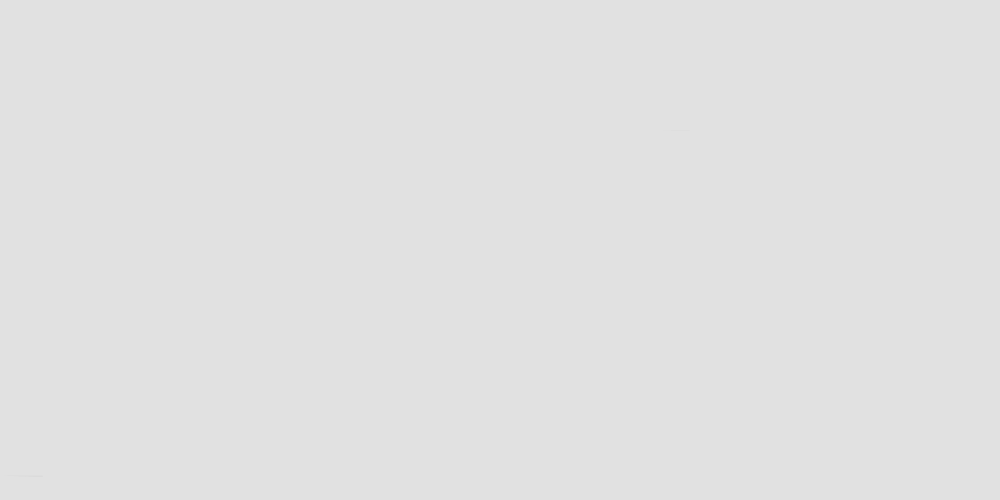
Frame 1 (no input)
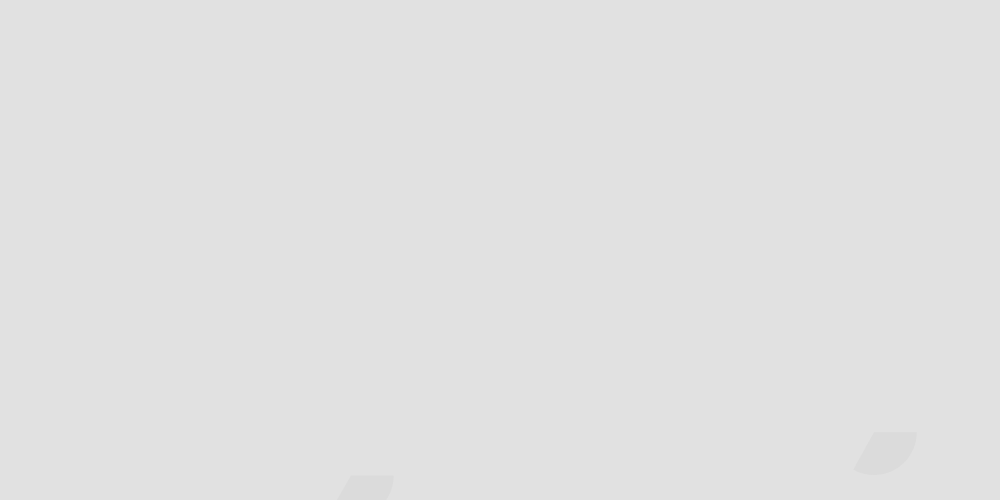
Frame 60 (the mouse pressed at the canvas centre just before this capture)
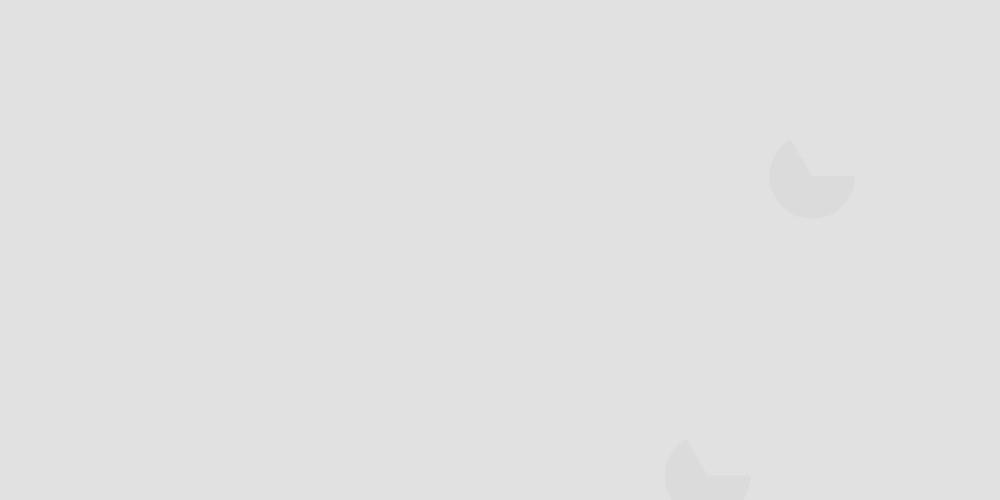
Frame 120 (the mouse held since frame 60 and released just before this capture)

The Processing sketch that drew these frames (run headless with seeded random() and noise(); from frame 60 on, the mouse is pressed at the canvas centre):

// Processing sketch: processing_72039
// ── processing_72039.pde

// Dan Sztanga
// dsztanga@gmail.com
// (C) 2012 Dan Sztanga. All rights reserved.
// HW_6 Scroll and Bounce

//  Controls
//  Hit Any Key to Reset Montion


//Variables and Arrays
color col;

float x, y ,wd, ht;
float xdelta, ydelta;

float x2, y2;
float xdelta2;

float theta, angdelta;

float[] pastwd = new float[1];
float[] pastht = new float[1];
color[] pastcol = new color[1];


//Setup
void setup(){
  smooth();
  size(1000, 500);
  background(225);
  noStroke();
  
  x = random(width);
  y = random(height);
  x2 = 0;
  y2 = random(0, height);
  wd = random(50, 200);
  ht = wd;
  col = color(random(225), 50);
  
  angdelta = 1;
  xdelta = random(1, 10);
  ydelta = random(1, 10);
  xdelta2 = random(1, 10);
}

//"Table of Contents"
void draw(){
  background(225); 
  pastEllipse(x, y);
  pastEllipse(x2, y2);
  spin(x, y, wd, ht);
  spin(x2, y2, wd, ht);
  bounceSpin();
  scrollSpin();
}

//Draws Arc
void spin(float xs, float ys, float wds, float hts){
  theta = theta + angdelta;
  if(theta <= 359) {
  fill(col);
  arc(xs ,ys, wds, hts, radians(0), radians(theta));
  }
  else if(theta >= 360){
    pastwd = append(pastwd, wd);
    pastht = append(pastht, ht);
    pastcol = append(pastcol, col);    
    theta = 0;
    col = color(random(225), 50);
    wd = random(50, 200);
    ht = wd;
  }
}
 //Draws Past Ellipses
void pastEllipse(float xs, float ys){
  for(int i = 0; i < pastwd.length; i++){
    fill(pastcol[i]);
    ellipse(xs, ys, pastwd[i], pastht[i]);
  }
}

//Bounces Arcs and Past Ellipses
void bounceSpin(){
  x = x + xdelta;
  if(x + wd * .5 >= width){
   xdelta = -xdelta; 
  }
  else if(x - wd * .5 <= 0){
    xdelta = -xdelta;
  }
  y = y + ydelta;
  if(y + ht * .5 >= height){
   ydelta = -ydelta; 
  }
  else if(y - ht * .5 <= 0){
    ydelta = -ydelta;
  }
}

void scrollSpin(){
  x2 = x2 + xdelta2;
  if(x2 > width + wd * .5){
   x2 = -wd * .5;
   y2 = random(height);
  }
}

void keyPressed(){
  x = random(width);
  y = random(height);
  x2 = 0;
  y2 = random(0, height);
  xdelta = random(1, 10);
  ydelta = random(1, 10);
  xdelta2 = random(1, 10);
}
